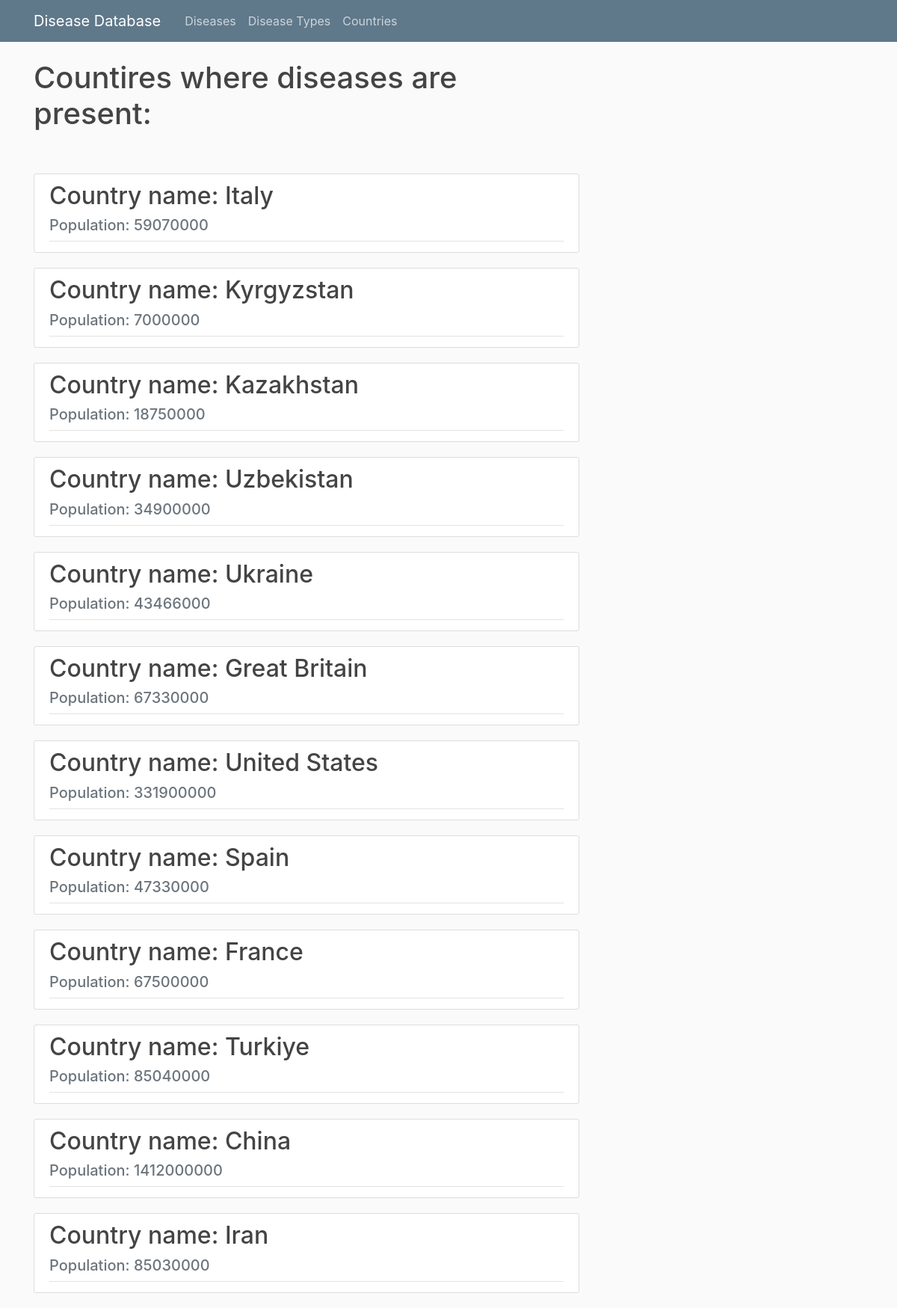
The app's page /countries/ with its own data.
### assignment2_application/models.py (models this page shows)
class Country( models.Model ):
    cname = models.CharField( max_length = 50 )
    population = models.BigIntegerField()

### assignment2_application/views.py (the view)
# urls.py: path('countries/', views.countries, name = 'assignment2_application-countries' )
def countries( request ):
    context = {
        'countries': Country.objects.all(),
    }
    return render( request, 'assignment2_application/countries.html', context )

### assignment2_application/templates/assignment2_application/countries.html
{% extends 'assignment2_application/base.html' %}
{% block content %}
<h1> Countires where diseases are present:<br><br> </h1>
    {% for record in countries %}
        <article class="media content-section">
            <div class="media-body">
                <div class="article-metadata">
                    <h2>Country name: {{ record.cname }}</h2>
                    <h5 class="text-muted">Population: {{ record.population }}</h5>
                </div>
            </div>
        </article>
    {% endfor %}
{% endblock content %}

### assignment2_application/static/assignment2_application/main.css (style rules this page uses)
body { background: #fafafa; color: #333333; margin-top: 5rem; }
h1, h2, h3, h4, h5, h6 { color: #444444; }
.content-section { background: #ffffff; padding: 10px 20px; border: 1px solid #dddddd; border-radius: 3px; margin-bottom: 20px; }
.article-metadata { padding-bottom: 1px; margin-bottom: 4px; border-bottom: 1px solid #e3e3e3 }

### records on screen
Country: cname "Italy", population "59070000"
Country: cname "Kyrgyzstan", population "7000000"
Country: cname "Kazakhstan", population "18750000"
Country: cname "Uzbekistan", population "34900000"
Country: cname "Ukraine", population "43466000"
Country: cname "Great Britain", population "67330000"
Country: cname "United States", population "331900000"
Country: cname "Spain", population "47330000"
Country: cname "France", population "67500000"
Country: cname "Turkiye", population "85040000"
Country: cname "China", population "1412000000"
Country: cname "Iran", population "85030000"
